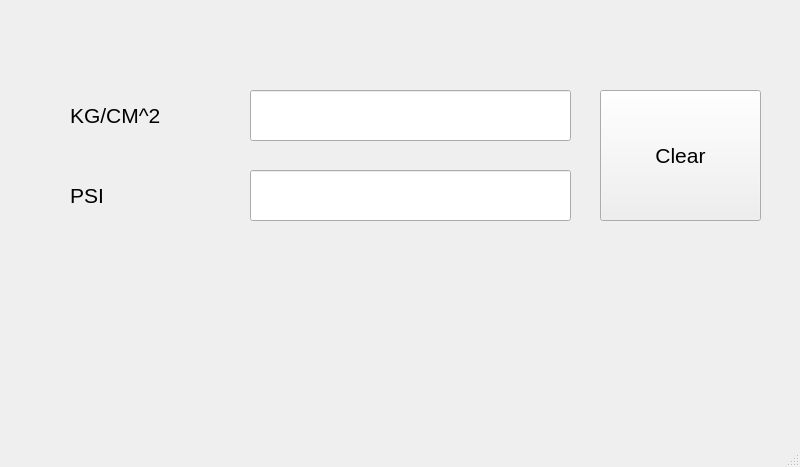
<?xml version="1.0" encoding="UTF-8"?>
<ui version="4.0">
 <class>MainWindow</class>
 <widget class="QMainWindow" name="MainWindow">
  <property name="geometry">
   <rect>
    <x>0</x>
    <y>0</y>
    <width>800</width>
    <height>467</height>
   </rect>
  </property>
  <property name="windowTitle">
   <string>MainWindow</string>
  </property>
  <widget class="QWidget" name="centralwidget">
   <widget class="QLineEdit" name="teKgcm2">
    <property name="geometry">
     <rect>
      <x>250</x>
      <y>90</y>
      <width>321</width>
      <height>51</height>
     </rect>
    </property>
    <property name="font">
     <font>
      <pointsize>16</pointsize>
     </font>
    </property>
    <property name="text">
     <string/>
    </property>
   </widget>
   <widget class="QLineEdit" name="tePsi">
    <property name="geometry">
     <rect>
      <x>250</x>
      <y>170</y>
      <width>321</width>
      <height>51</height>
     </rect>
    </property>
    <property name="font">
     <font>
      <pointsize>16</pointsize>
     </font>
    </property>
   </widget>
   <widget class="QLabel" name="label">
    <property name="geometry">
     <rect>
      <x>70</x>
      <y>100</y>
      <width>141</width>
      <height>31</height>
     </rect>
    </property>
    <property name="font">
     <font>
      <pointsize>16</pointsize>
     </font>
    </property>
    <property name="text">
     <string>KG/CM^2</string>
    </property>
   </widget>
   <widget class="QLabel" name="label_2">
    <property name="geometry">
     <rect>
      <x>70</x>
      <y>180</y>
      <width>141</width>
      <height>31</height>
     </rect>
    </property>
    <property name="font">
     <font>
      <pointsize>16</pointsize>
     </font>
    </property>
    <property name="text">
     <string>PSI</string>
    </property>
   </widget>
   <widget class="QPushButton" name="pbClear">
    <property name="geometry">
     <rect>
      <x>600</x>
      <y>90</y>
      <width>161</width>
      <height>131</height>
     </rect>
    </property>
    <property name="font">
     <font>
      <pointsize>16</pointsize>
     </font>
    </property>
    <property name="text">
     <string>Clear</string>
    </property>
   </widget>
  </widget>
  <widget class="QMenuBar" name="menubar">
   <property name="geometry">
    <rect>
     <x>0</x>
     <y>0</y>
     <width>800</width>
     <height>26</height>
    </rect>
   </property>
  </widget>
  <widget class="QStatusBar" name="statusbar"/>
 </widget>
 <resources/>
 <connections/>
</ui>
